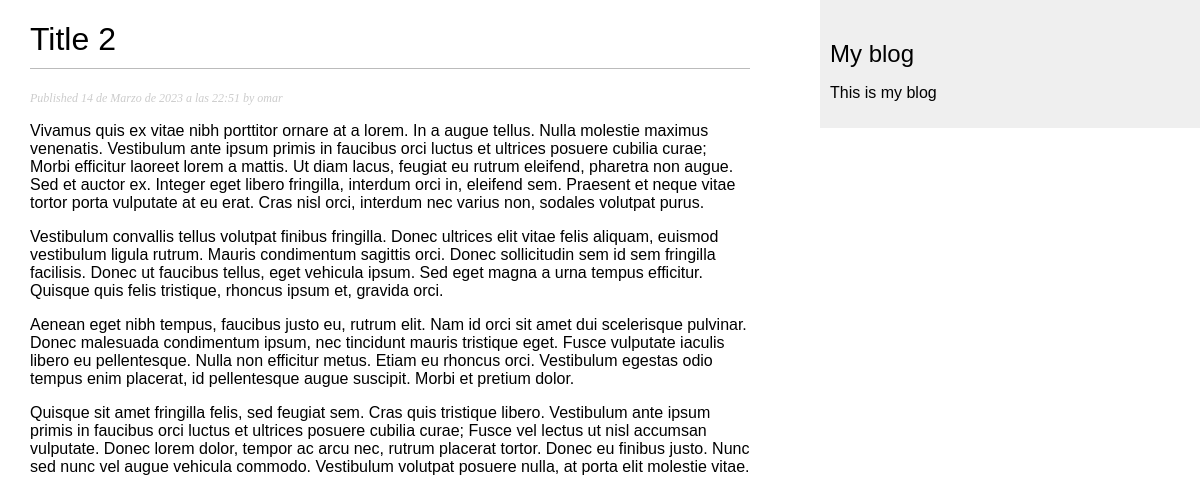
Page /blog/2023/3/14/title-2/ on the committed database.
### blog/models.py (models this page shows, shortened)
class Post(models.Model):
    class Status(models.TextChoices):
        DRAFT = 'DF', 'Draft'
        PUBLISHED = 'PB', 'Published'
    title = models.CharField(max_length=250)
    slug = models.SlugField(max_length=250, unique_for_date='publish')
    body = models.TextField()
    publish = models.DateTimeField(default=timezone.now)
    created = models.DateTimeField(auto_now_add=True)
    updated = models.DateTimeField(auto_now=True)
    status = models.CharField(max_length=2,
                              choices=Status.choices,
                              default=Status.DRAFT)
    author = models.ForeignKey(User,
                                on_delete=models.CASCADE,
                                related_name='blog_posts')
    objects = models.Manager()
    published = PublishedManager()
    class Meta:
        ordering = ['-publish']
        indexes = [
            models.Index(fields=['-publish'])
        ]

### blog/views.py (the view)
# urls.py: path('<int:year>/<int:month>/<int:day>/<slug:post>/', views.post_detail, name="post_detail"),
def post_detail(request, year, month, day, post):
    post = get_object_or_404(Post,
                            status=Post.Status.PUBLISHED,
                            slug=post,
                            publish__year=year,
                            publish__month=month,
                            publish__day=day)
    return render(request, 'blog/post/detail.html', {"post": post})

### blog/templates/blog/post/detail.html (shortened to what this page needs)
{% extends "blog/base.html" %}
{% block content %}
<h1>{{ post.title }}</h1>
    <p class="date">
        Published
        {{ post.publish }}
        by
        {{ post.author }}
    </p>
    {{ post.body|linebreaks }}
    {% endblock %}

### blog/static/css/blog.css (style rules this page uses)
body { margin:0; padding:0; font-family:helvetica, sans-serif; }
h1 { font-weight:normal; border-bottom:1px solid #bbb; padding:0 0 10px 0; }
p.date { color:#ccc; font-family: georgia, serif; font-size: 12px; font-style: italic; }

### rows in the picture
Post: title "Title 2", publish "14 de Marzo de 2023 a las 22:51", author "omar", body "Vivamus quis ex vitae nibh porttitor ornare at a lorem. In a augue tellus. Nulla molestie maximus venenatis. Vestibulum ante ipsum primis in faucibus orci luctus et ultrices posuere cubilia curae; Morbi efficitur laoreet lorem a mattis. Ut diam lacus, feugiat eu rutrum eleifend, pharetra non augue. Sed et auctor ex. Integer eget libero fringilla, interdum orci in, eleifend sem. Praesent et neque vitae tortor porta vulputate at eu erat. Cras nisl orci, interdum nec varius non, sodales volutpat purus. Vestibulum convallis tellus volutpat finibus fringilla. Donec ultrices elit vitae felis aliquam, euismod vestibulum ligula rutrum. Mauris condimentum sagittis orci. Donec sollicitudin sem id sem…"
